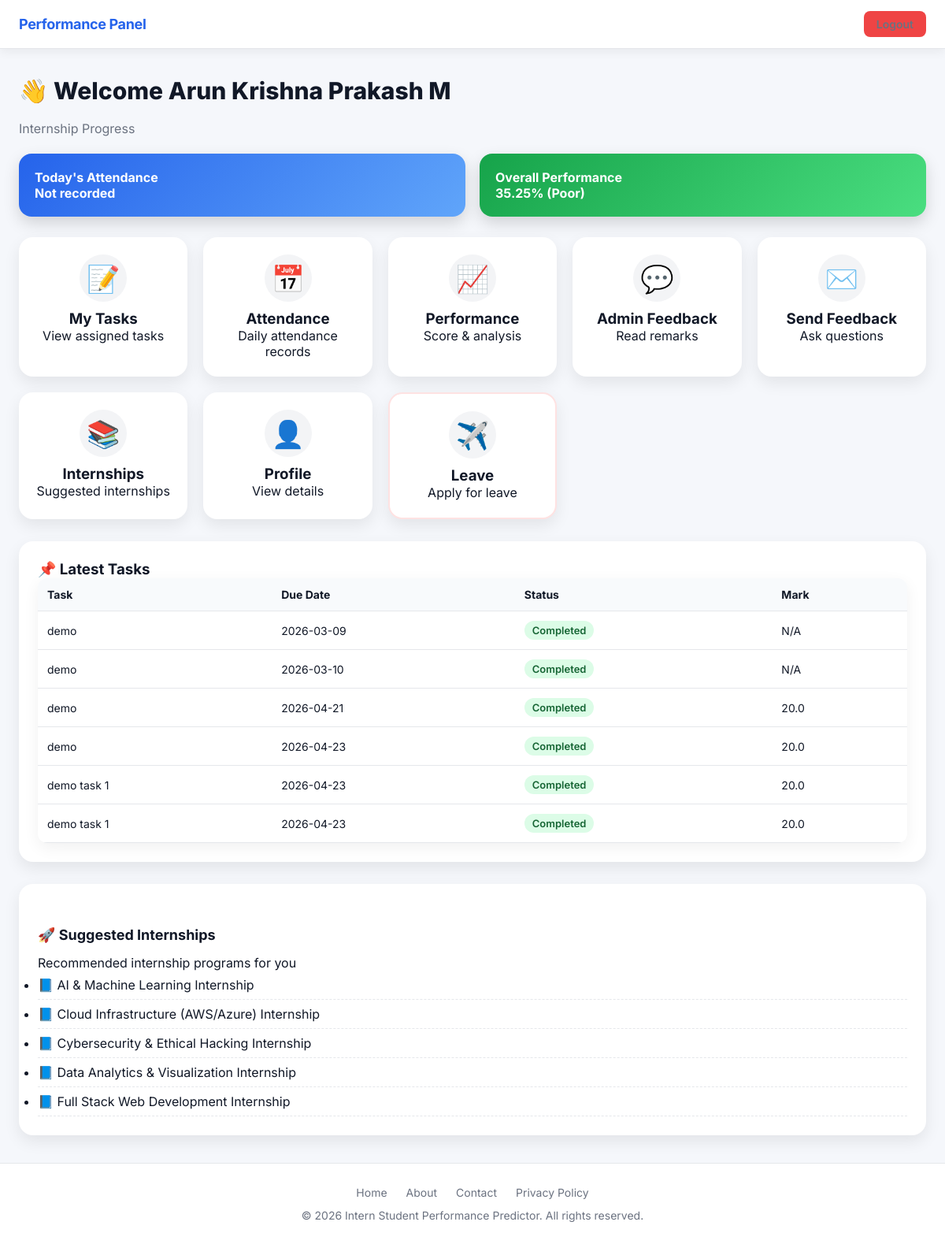
The page /student/dashboard (signed in) on the database its author committed.
### tables this page shows
CREATE TABLE students (
        id INTEGER PRIMARY KEY AUTOINCREMENT,
        unique_student_id TEXT UNIQUE NOT NULL,
        name TEXT NOT NULL,
        email TEXT UNIQUE NOT NULL,
        course_id INTEGER,
        user_id INTEGER UNIQUE,

        -- NEW FIELDS
        internship_type TEXT,
        joining_date TEXT,
        ending_date TEXT,
        college_name TEXT,
        department TEXT, phone_number TEXT, profile_pic TEXT, gender TEXT, dob TEXT, address TEXT, linkedin_url TEXT, github_url TEXT,

        FOREIGN KEY (course_id) REFERENCES courses(id),
        FOREIGN KEY (user_id) REFERENCES users(id)
    );

CREATE TABLE tasks (
            id INTEGER PRIMARY KEY AUTOINCREMENT,
            student_id INTEGER NOT NULL, -- FK to students.id
            course_id INTEGER, -- New: Link task to a course
            title TEXT NOT NULL,
            description TEXT,
            due_date TEXT,
            status TEXT DEFAULT 'pending', -- 'pending', 'completed', 'overdue'
            mark REAL DEFAULT 0, submission TEXT, submitted_at TEXT, created_at TEXT, -- Task mark (0-100)
            FOREIGN KEY (student_id) REFERENCES students(id),
            FOREIGN KEY (course_id) REFERENCES courses(id)
        );

CREATE TABLE courses (
            id INTEGER PRIMARY KEY AUTOINCREMENT,
            name TEXT UNIQUE NOT NULL,
            total_expected_tasks INTEGER DEFAULT 10 -- New: For course completion calculation
        , description TEXT, duration TEXT);

### intern_routes.py (the view)
@intern_bp.route("/student/dashboard", endpoint="intern_dashboard")
def intern_dashboard():
    if not is_intern_logged_in():
        return redirect(url_for("auth.login"))
    conn = sqlite3.connect(DATABASE)
    cursor = conn.cursor()
    assigned_tasks = []
    suggested_courses = []
    today_attendance_status = "Not Recorded"
    overall_performance_data = {"overall_score": 0, "category": "N/A"}
    student_profile_data = {}
    attendance_percentage = 0
    cursor.execute(
        "SELECT id, name, email FROM students WHERE user_id = ?",
        (session["user_id"],),
    )
    student_data_row = cursor.fetchone()
    if student_data_row:
        current_student_db_id = student_data_row[0]
        student_profile_data = {
            "id": current_student_db_id,
            "name": student_data_row[1],
            "email": student_data_row[2],
        }
        cursor.execute(
            """
            SELECT title, description, due_date, status, mark, id
            FROM tasks
            WHERE student_id = ?
            ORDER BY due_date
            """,
            (current_student_db_id,),
        )
        assigned_tasks = cursor.fetchall()
        cursor.execute("SELECT name FROM courses ORDER BY name")
        suggested_internships = [row[0] for row in cursor.fetchall()]
        today_date = datetime.now().strftime("%Y-%m-%d")
        cursor.execute(
            """
            SELECT status
            FROM attendance
            WHERE student_id = ? AND date = ?
            """,
            (current_student_db_id, today_date),
        )
        attendance_result = cursor.fetchone()
        if attendance_result:
            today_attendance_status = attendance_result[0]
        cursor.execute(
            """
            SELECT COUNT(*) FROM attendance WHERE student_id = ?
            """,
            (current_student_db_id,),
        )
        total_days = cursor.fetchone()[0]
        cursor.execute(
            """
            SELECT COUNT(*) FROM attendance
            WHERE student_id = ? AND status = 'present'
            """,
            (current_student_db_id,),
        )
        present_days = cursor.fetchone()[0]
        if total_days > 0:
            attendance_percentage = round((present_days / total_days) * 100, 2)
        overall_performance_data = calculate_overall_performance_score(
            current_student_db_id
        )
    conn.close()
    return render_template(
        "intern_dashboard.html",
        username=session["username"],
        tasks=assigned_tasks,
        suggested_internships=suggested_internships,
        today_attendance_status=today_attendance_status,
        predicted_performance=overall_performance_data["category"],
        overall_score=overall_performance_data["overall_score"],
        attendance_percentage=attendance_percentage,
        student_profile_data=student_profile_data,
    )

### admin_routes.py (called while the page is built, shortened)
@admin_bp.app_context_processor
def inject_pending_counts():
    if not session.get("logged_in") or session.get("role") != "admin":
        return dict(pending_counts={})

### database.py (called while the page is built)
def is_intern_logged_in() -> bool:
    return session.get("role") == "intern"

def calculate_attendance_rate(student_db_id: int) -> float:
    conn = sqlite3.connect(DATABASE)
    cursor = conn.cursor()
    cursor.execute(
        "SELECT COUNT(*) FROM attendance WHERE student_id = ?", (student_db_id,)
    )
    total_days = cursor.fetchone()[0]
    cursor.execute(
        "SELECT COUNT(*) FROM attendance WHERE student_id = ? AND status = 'present'",
        (student_db_id,),
    )
    present_days = cursor.fetchone()[0]
    conn.close()
    return present_days / total_days if total_days > 0 else 0.0

def calculate_average_task_mark(student_db_id: int) -> float:
    conn = sqlite3.connect(DATABASE)
    cursor = conn.cursor()
    cursor.execute(
        "SELECT AVG(mark) FROM tasks WHERE student_id = ? AND status = 'completed'",
        (student_db_id,),
    )
    avg_mark = cursor.fetchone()[0]
    conn.close()
    return avg_mark if avg_mark is not None else 0.0

def calculate_average_feedback_score_numeric(student_db_id: int) -> float:
    conn = sqlite3.connect(DATABASE)
    cursor = conn.cursor()
    feedback_category_map = {"Poor": 0, "Average": 1, "Good": 2, "Excellent": 3}
    cursor.execute(
        "SELECT feedback_category FROM feedback WHERE student_id = ?",
        (student_db_id,),
    )
    feedback_categories = cursor.fetchall()
    numeric_values = []
    for (category,) in feedback_categories:
        if category in feedback_category_map:
            numeric_values.append(feedback_category_map[category])
    conn.close()
    avg_numeric = np.mean(numeric_values) if numeric_values else 0.0
    return (avg_numeric / 3.0) * 100.0

def calculate_average_behaviour_rating(student_db_id: int) -> float:
    conn = sqlite3.connect(DATABASE)
    cursor = conn.cursor()
    cursor.execute(
        "SELECT AVG(rating) FROM behaviour_ratings WHERE student_id = ?",
        (student_db_id,),
    )
    avg_rating = cursor.fetchone()[0]
    conn.close()
    return ((avg_rating - 1) / 4.0) * 100.0 if avg_rating is not None else 0.0

### templates/intern_dashboard.html (shortened to what this page needs)
<!DOCTYPE html>
<html lang="en">
<head>
    <link rel="stylesheet" href="{{ url_for('static', filename='css/style.css') }}">
</head>
<body data-role="{{ session.get('role', 'intern') }}">
    <header class="header">
        <div class="container">
            <div class="flex">
                <span class="header-brand">Performance Panel</span>
                <nav class="nav-links" id="navLinks">
                    {% if session.user_id %}
                    <a href="{{ url_for('auth.logout') }}" class="btn btn-danger">Logout</a>
                    {% endif %}
                </nav>
            </div>
        </div>
    </header>
    <main class="main-content">
        <div class="container">
            <h2 class="page-title">👋 Welcome {{ student_profile_data.name|default(username)|title }}</h2>
            <p class="subtitle"> Internship Progress</p>
            <div class="stats-grid">
                <div class="stat-box gradient-blue">
                    <h4>Today's Attendance</h4>
                    <p>{{ today_attendance_status|capitalize }}</p>
                </div>
                <div class="stat-box gradient-green">
                    <h4>Overall Performance</h4>
                    <p>{{ overall_score }}% <span>({{ predicted_performance }})</span></p>
                </div>
            </div>
            <div class="dashboard-grid">
                <a href="{{ url_for('intern.intern_tasks') }}" class="dash-card">
                    <div class="dash-icon">📝</div>
                    <h3>My Tasks</h3>
                    <p>View assigned tasks</p>
                </a>
                <a href="{{ url_for('intern.intern_attendance') }}" class="dash-card">
                    <div class="dash-icon">📅</div>
                    <h3>Attendance</h3>
                    <p>Daily attendance records</p>
                </a>
                <a href="{{ url_for('intern.intern_performance') }}" class="dash-card">
                    <div class="dash-icon">📈</div>
                    <h3>Performance</h3>
                    <p>Score & analysis</p>
                </a>
                <a href="{{ url_for('intern.intern_feedback') }}" class="dash-card">
                    <div class="dash-icon">💬</div>
                    <h3>Admin Feedback</h3>
                    <p>Read remarks</p>
                </a>
                <a href="{{ url_for('intern.intern_send_feedback') }}" class="dash-card">
                    <div class="dash-icon">✉️</div>
                    <h3>Send Feedback</h3>
                    <p>Ask questions</p>
                </a>
                <a href="{{ url_for('intern.intern_courses') }}" class="dash-card">
                    <div class="dash-icon">📚</div>
                    <h3>Internships</h3>
                    <p>Suggested internships</p>
                </a>
                <a href="{{ url_for('intern.intern_profile') }}" class="dash-card">
                    <div class="dash-icon">👤</div>
                    <h3>Profile</h3>
                    <p>View details</p>
                </a>
                <a href="{{ url_for('intern.intern_leave_permission') }}" class="dash-card danger">
                    <div class="dash-icon">✈️</div>
                    <h3>Leave</h3>
                    <p>Apply for leave</p>
                </a>
            </div>
            <div class="card">
                <h3>📌 Latest Tasks</h3>
                {% if tasks %}
                <table class="clean-table">
                    <thead>
                        <tr>
                            <th>Task</th>
                            <th>Due Date</th>
                            <th>Status</th>
                            <th>Mark</th>
                        </tr>
                    </thead>
                    <tbody>
                        {% for task in tasks %}
                        <tr>
                            <td>{{ task[0] }}</td>
                            <td>{{ task[2] }}</td>
                            <td>
                                <div style="display: flex; gap: 8px; align-items: center;">
                                    <span class="badge {{ task[3]|lower }}">
                                        {{ task[3]|capitalize }}
                                    </span>
                                </div>
                            </td>
                            <td>{{ task[4] if task[4] else "N/A" }}</td>
                        </tr>
                        {% endfor %}
                    </tbody>
                </table>
                {% else %}
                <p class="muted">No tasks assigned yet.</p>
                {% endif %}
            </div>
            <div class="card">
                <h3 class="section-title">🚀 Suggested Internships</h3>
                <p class="section-subtitle">Recommended internship programs for you</p>
                {% if suggested_internships %}
                <ul class="course-list">
                    {% for course in suggested_internships %}
                    <li>📘 {{ course }}</li>
                    {% endfor %}
                </ul>
                {% else %}
                <p class="muted">No internship suggestions yet.</p>
                {% endif %}
            </div>
        </div>
    </main>
    <footer class="footer">
        <div class="container">
            <div class="footer-links">
                <a href="{{ url_for('auth.index') }}">Home</a>
                <a href="{{ url_for('auth.about') }}">About</a>
                <a href="{{ url_for('auth.contact') }}">Contact</a>
                <a href="#">Privacy Policy</a>
            </div>
            <p>&copy; 2026 Intern Student Performance Predictor. All rights reserved.</p>
        </div>
    </footer>
    <div class="fab-container">
    </div>
</body>
</html>

### static/css/style.css (style rules this page uses)
:root { --bg-main: #f5f7fb; --bg-secondary: #ffffff; --card-bg: #ffffff; --border-color: #e5e7eb; --text-primary: #111827; --text-secondary: #6b7280; --primary: #2563eb; --primary-light: #3b82f6; --success: #10b981; --warning: #f59e0b; --danger: #ef4444; --purple: #8b5cf6; --teal: #14b8a6; --pink: #ec4899; --gray: #9ca3af; --radius-sm: 8px; --radius-md: 14px; --radius-lg: 20px; --shadow-sm: 0 4px 12px rgba(0, 0, 0, 0.06); --shadow-md: 0 10px 30px rgba(0, 0, 0, 0.08); --font-main: 'Inter', system-ui, sans-serif; }
* { margin: 0; padding: 0; box-sizing: border-box; }
body { font-family: var(--font-main); background: var(--bg-main); color: var(--text-primary); min-height: 100vh; display: flex; flex-direction: column; }
.container { max-width: 1400px; margin: 0 auto; padding: 0 24px; }
.header { background: var(--card-bg); border-bottom: 1px solid var(--border-color); box-shadow: var(--shadow-sm); position: sticky; top: 0; z-index: 100; }
.header .container { padding-top: 14px; padding-bottom: 14px; }
.header .flex { display: flex; align-items: center; justify-content: space-between; flex-wrap: wrap; gap: 16px; }
.header-brand { font-size: 18px; font-weight: 700; color: var(--primary); letter-spacing: -0.02em; }
.nav-links { display: flex; align-items: center; flex-wrap: wrap; gap: 6px; }
.nav-links a { padding: 8px 14px; border-radius: var(--radius-sm); text-decoration: none; font-size: 14px; font-weight: 600; color: var(--text-secondary); transition: background 0.2s, color 0.2s; }
.nav-links a.btn { padding: 8px 16px; border-radius: var(--radius-sm); font-size: 14px; }
.btn { display: inline-flex; align-items: center; justify-content: center; padding: 10px 18px; border-radius: var(--radius-sm); font-size: 14px; font-weight: 600; text-decoration: none; border: none; cursor: pointer; transition: background 0.2s, transform 0.05s; }
.btn-danger { background: var(--danger); color: #fff; }
.footer { margin-top: auto; background: var(--card-bg); border-top: 1px solid var(--border-color); padding: 28px 0; text-align: center; color: var(--text-secondary); font-size: 14px; }
.footer-links { display: flex; justify-content: center; gap: 24px; margin-bottom: 12px; }
.footer-links a { color: var(--text-secondary); text-decoration: none; }
.fab-container { position: fixed; bottom: 24px; right: 24px; display: flex; flex-direction: column; gap: 10px; z-index: 50; }
.main-content { padding: 35px 0; }
.subtitle { margin-top: 6px; color: var(--text-secondary); }
.page-title { font-size: 26px; font-weight: 700; margin-bottom: 20px; }
.section-title { margin: 30px 0 15px; font-size: 18px; }
.clean-table { width: 100%; border-collapse: collapse; background: #fff; border-radius: 12px; overflow: hidden; }
.clean-table th, .clean-table td { padding: 12px; border-bottom: 1px solid #e5e7eb; font-size: 14px; }
.clean-table th { background: #f1f5f9; text-align: left; }
.card { background: #fff; padding: 20px; border-radius: 14px; box-shadow: 0 6px 20px rgba(0, 0, 0, 0.06); }
.clean-table { width: 100%; border-collapse: collapse; background: #ffffff; border-radius: 12px; box-shadow: 0 6px 20px rgba(0, 0, 0, 0.06); }
.clean-table th, .clean-table td { padding: 12px 14px; border-bottom: 1px solid #e5e7eb; text-align: left; font-size: 14px; }
.clean-table th { background: #f1f5f9; font-weight: 700; }
.badge { padding: 4px 10px; border-radius: 20px; font-size: 12px; font-weight: 600; }
.badge { padding: 4px 10px; border-radius: 999px; font-size: 12px; font-weight: 600; }

### rows shown on the page
students: name "Arun Krishna Prakash M"
tasks: title "demo", due_date "2026-03-09", status "Completed", mark "N/A"
tasks: title "demo", due_date "2026-03-10", status "Completed", mark "N/A"
tasks: title "demo", due_date "2026-04-21", status "Completed", mark "20.0"
tasks: title "demo", due_date "2026-04-23", status "Completed", mark "20.0"
tasks: title "demo task 1", due_date "2026-04-23", status "Completed", mark "20.0"
tasks: title "demo task 1", due_date "2026-04-23", status "Completed", mark "20.0"
courses: name "AI & Machine Learning Internship"
courses: name "Cloud Infrastructure (AWS/Azure) Internship"
courses: name "Cybersecurity & Ethical Hacking Internship"
courses: name "Data Analytics & Visualization Internship"
courses: name "Full Stack Web Development Internship"

### other values the page prints
{{ today_attendance_status|capitalize }} "Not recorded"
{{ overall_score }} "35.25"
{{ predicted_performance }} "Poor"
